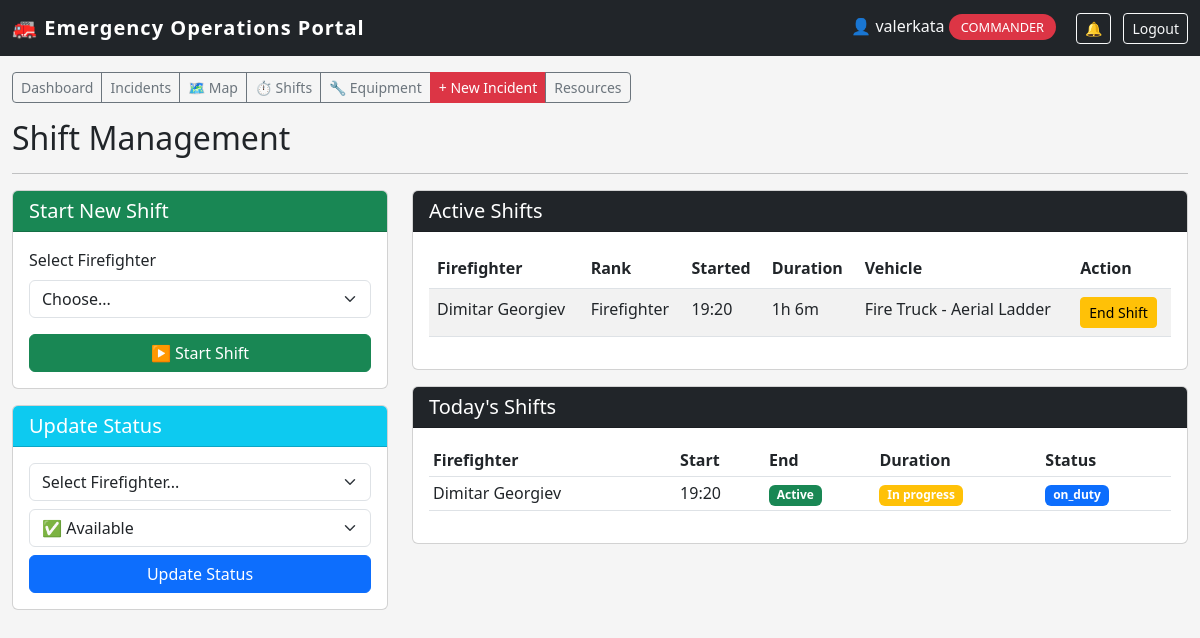
The page /staff/shifts (signed in) on the database its author committed.
### models.py (models this page shows)
class Shift(db.Model):
    id = db.Column(db.Integer, primary_key=True)
    firefighter_id = db.Column(db.Integer, db.ForeignKey('firefighter.id'), nullable=False)
    start_time = db.Column(db.DateTime, default=datetime.datetime.utcnow)
    end_time = db.Column(db.DateTime, nullable=True)
    status = db.Column(db.String(20), default='active')  # active, completed, cancelled
    firefighter = db.relationship('Firefighter', foreign_keys=[firefighter_id], back_populates='shifts')
    def duration(self):
        if self.end_time:
            delta = self.end_time - self.start_time
            return round(delta.total_seconds() / 3600, 1)
        return None

class Firefighter(db.Model):
    id = db.Column(db.Integer, primary_key=True)
    name = db.Column(db.String(100), nullable=False)
    rank = db.Column(db.String(50))
    status = db.Column(db.String(20), default='available')
    vehicle_id = db.Column(db.Integer, db.ForeignKey('vehicle.id'), nullable=True)
    employee_id = db.Column(db.String(20), unique=True, nullable=True)
    phone = db.Column(db.String(20), nullable=True)
    hire_date = db.Column(db.DateTime, nullable=True)
    last_active = db.Column(db.DateTime, nullable=True)
    current_shift_id = db.Column(db.Integer, db.ForeignKey('shift.id'), nullable=True)
    current_shift = db.relationship('Shift', foreign_keys=[current_shift_id], back_populates='firefighter')
    shifts = db.relationship('Shift', foreign_keys='Shift.firefighter_id', back_populates='firefighter')

class Vehicle(db.Model):
    id = db.Column(db.Integer, primary_key=True)
    type = db.Column(db.String(50))
    location = db.Column(db.String(200))
    firefighters = db.relationship('Firefighter', backref='assigned_vehicle', lazy=True)

### app.py (the view)
@app.route('/staff/shifts')
@login_required
@role_required('dispatcher', 'commander')
def shift_management():
    active_shifts = Shift.query.filter_by(status='active').all()
    today = datetime.datetime.now().date()
    today_shifts = Shift.query.filter(
        db.func.date(Shift.start_time) == today
    ).order_by(Shift.start_time.desc()).all()
    available_firefighters = Firefighter.query.filter_by(status='available').all()
    return render_template('staff/shift_management.html',
                           active_shifts=active_shifts,
                           today_shifts=today_shifts,
                           available_firefighters=available_firefighters,
                           datetime=datetime)

### utils.py (called while the page is built)
def login_required(f):
    @wraps(f)
    def decorated_function(*args, **kwargs):
        if not session.get('logged_in'):
            flash('Please login to access the staff portal.', 'warning')
            return redirect(url_for('staff_login'))
        return f(*args, **kwargs)
    return decorated_function

def role_required(*roles):
    def decorator(f):
        @wraps(f)
        def decorated_function(*args, **kwargs):
            if not session.get('logged_in'):
                flash('Please login to access the staff portal.', 'warning')
                return redirect(url_for('staff_login'))
            if session.get('user_role') not in roles:
                flash('Unauthorized access. This incident has been logged.', 'danger')
                return redirect(url_for('staff_dashboard'))
            return f(*args, **kwargs)
        return decorated_function
    return decorator

def duration_filter(start_time, end_time=None):
    if not end_time:
        end_time = datetime.datetime.utcnow()
    delta = end_time - start_time
    hours = int(delta.total_seconds() / 3600)
    minutes = int((delta.total_seconds() % 3600) / 60)
    return f"{hours}h {minutes}m"

### templates/staff/shift_management.html (shortened to what this page needs)
{% extends "staff/base.html" %}
{% block content %}
<h2>Shift Management</h2>
<hr>
<div class="row">
    <div class="col-md-4">
        <div class="card mb-3">
            <div class="card-header bg-success text-white">
                <h5 class="mb-0">Start New Shift</h5>
            </div>
            <div class="card-body">
                <form method="POST" action="{{ url_for('start_shift') }}">
                    <div class="mb-3">
                        <label class="form-label">Select Firefighter</label>
                        <select name="firefighter_id" class="form-select" required>
                            <option value="">Choose...</option>
                        </select>
                    </div>
                    <button type="submit" class="btn btn-success w-100">▶️ Start Shift</button>
                </form>
            </div>
        </div>
        <div class="card">
            <div class="card-header bg-info text-white">
                <h5 class="mb-0">Update Status</h5>
            </div>
            <div class="card-body">
                <select class="form-select mb-2" id="quick-firefighter">
                    <option value="">Select Firefighter...</option>
                </select>
                <select class="form-select mb-2" id="quick-status">
                    <option value="available">✅ Available</option>
                </select>
                <button class="btn btn-primary w-100" onclick="updateStatus()">Update Status</button>
            </div>
        </div>
    </div>
    <div class="col-md-8">
        <div class="card mb-3">
            <div class="card-header bg-dark text-white">
                <h5 class="mb-0">Active Shifts</h5>
            </div>
            <div class="card-body">
                {% if active_shifts %}
                <div class="table-responsive">
                    <table class="table table-striped">
                        <thead>
                            <tr>
                                <th>Firefighter</th>
                                <th>Rank</th>
                                <th>Started</th>
                                <th>Duration</th>
                                <th>Vehicle</th>
                                <th>Action</th>
                            </tr>
                        </thead>
                        <tbody>
                            {% for shift in active_shifts %}
                            <tr>
                                <td>{{ shift.firefighter.name }}</td>
                                <td>{{ shift.firefighter.rank }}</td>
                                <td>{{ shift.start_time.strftime('%H:%M') }}</td>
                                <td>
                                    {{ shift.start_time|duration }}
                                </td>
                                <td>
                                    {% if shift.firefighter.assigned_vehicle %}
                                        {{ shift.firefighter.assigned_vehicle.type }}
                                    {% else %}
                                        <span class="text-muted">None</span>
                                    {% endif %}
                                </td>
                                <td>
                                    <form method="POST" action="{{ url_for('end_shift', shift_id=shift.id) }}" style="display:inline;">
                                        <button type="submit" class="btn btn-sm btn-warning">End Shift</button>
                                    </form>
                                </td>
                            </tr>
                            {% endfor %}
                        </tbody>
                    </table>
                </div>
                {% else %}
                <p class="text-muted">No active shifts</p>
                {% endif %}
            </div>
        </div>
        <div class="card">
            <div class="card-header bg-dark text-white">
                <h5 class="mb-0">Today's Shifts</h5>
            </div>
            <div class="card-body">
                {% if today_shifts %}
                <div class="table-responsive">
                    <table class="table table-sm">
                        <thead>
                            <tr>
                                <th>Firefighter</th>
                                <th>Start</th>
                                <th>End</th>
                                <th>Duration</th>
                                <th>Status</th>
                            </tr>
                        </thead>
                        <tbody>
                            {% for shift in today_shifts %}
                            <tr>
                                <td>{{ shift.firefighter.name }}</td>
                                <td>{{ shift.start_time.strftime('%H:%M') }}</td>
                                <td>
                                    {% if shift.end_time %}
                                        {{ shift.end_time.strftime('%H:%M') }}
                                    {% else %}
                                        <span class="badge bg-success">Active</span>
                                    {% endif %}
                                </td>
                                <td>
                                    {% if shift.duration() %}
                                        {{ shift.duration() }}h
                                    {% else %}
                                        <span class="badge bg-warning">In progress</span>
                                    {% endif %}
                                </td>
                                <td>
                                    <span class="badge bg-{% if shift.firefighter.status == 'available' %}success
                                                           {% elif shift.firefighter.status == 'on_duty' %}primary
                                                           {% else %}secondary{% endif %}">
                                        {{ shift.firefighter.status }}
                                    </span>
                                </td>
                            </tr>
                            {% endfor %}
                        </tbody>
                    </table>
                </div>
                {% else %}
                <p class="text-muted">No shifts today</p>
                {% endif %}
            </div>
        </div>
    </div>
</div>
{% endblock %}

### templates/staff/base.html (style rules this page uses)
body { background: #f5f5f5; }

### rows shown on the page
Shift: firefighter.name "Dimitar Georgiev", firefighter.rank "Firefighter", start_time "19:20", start_time|duration "1h 6m", firefighter.assigned_vehicle.type "Fire Truck - Aerial Ladder", shows "Active", shows "In progress", firefighter.status "on_duty"

### other values the page prints
{{ session.user_name }} "valerkata"
{{ session.user_role }} "COMMANDER"
